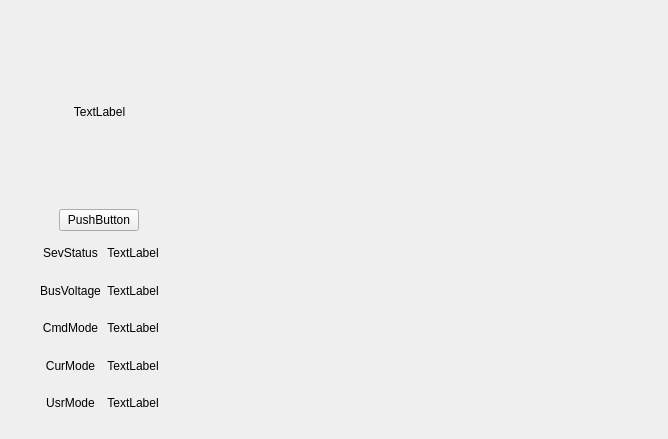
<?xml version="1.0" encoding="UTF-8"?>
<ui version="4.0">
 <class>GraphStatus129</class>
 <widget class="QWidget" name="GraphStatus129">
  <property name="geometry">
   <rect>
    <x>0</x>
    <y>0</y>
    <width>668</width>
    <height>439</height>
   </rect>
  </property>
  <property name="windowTitle">
   <string>Form</string>
  </property>
  <property name="styleSheet">
   <string notr="true"/>
  </property>
  <layout class="QHBoxLayout" name="horizontalLayout" stretch="2,5">
   <property name="spacing">
    <number>30</number>
   </property>
   <item>
    <widget class="QWidget" name="widget_statusInfo" native="true">
     <layout class="QVBoxLayout" name="verticalLayout_statusInfo">
      <item>
       <widget class="QLabel" name="label_statusIcon">
        <property name="text">
         <string>TextLabel</string>
        </property>
        <property name="alignment">
         <set>Qt::AlignCenter</set>
        </property>
       </widget>
      </item>
      <item>
       <layout class="QHBoxLayout" name="horizontalLayout_2">
        <item>
         <spacer name="horizontalSpacer">
          <property name="orientation">
           <enum>Qt::Horizontal</enum>
          </property>
          <property name="sizeHint" stdset="0">
           <size>
            <width>40</width>
            <height>20</height>
           </size>
          </property>
         </spacer>
        </item>
        <item>
         <widget class="QPushButton" name="btn_statusClearAlarm">
          <property name="text">
           <string>PushButton</string>
          </property>
         </widget>
        </item>
        <item>
         <spacer name="horizontalSpacer_2">
          <property name="orientation">
           <enum>Qt::Horizontal</enum>
          </property>
          <property name="sizeHint" stdset="0">
           <size>
            <width>40</width>
            <height>20</height>
           </size>
          </property>
         </spacer>
        </item>
       </layout>
      </item>
      <item>
       <layout class="QGridLayout" name="gridLayout">
        <property name="leftMargin">
         <number>20</number>
        </property>
        <property name="rightMargin">
         <number>20</number>
        </property>
        <item row="0" column="0">
         <widget class="QLabel" name="label_statusSevSta">
          <property name="text">
           <string>SevStatus</string>
          </property>
          <property name="alignment">
           <set>Qt::AlignCenter</set>
          </property>
         </widget>
        </item>
        <item row="0" column="1">
         <widget class="QLabel" name="label_statusValue_sevStatus">
          <property name="text">
           <string>TextLabel</string>
          </property>
          <property name="alignment">
           <set>Qt::AlignCenter</set>
          </property>
         </widget>
        </item>
        <item row="1" column="0">
         <widget class="QLabel" name="label_statusBusVoltage">
          <property name="text">
           <string>BusVoltage</string>
          </property>
          <property name="alignment">
           <set>Qt::AlignCenter</set>
          </property>
         </widget>
        </item>
        <item row="1" column="1">
         <widget class="QLabel" name="label_statusValue_busVol">
          <property name="text">
           <string>TextLabel</string>
          </property>
          <property name="alignment">
           <set>Qt::AlignCenter</set>
          </property>
         </widget>
        </item>
        <item row="2" column="0">
         <widget class="QLabel" name="label_statusCmdMode">
          <property name="text">
           <string>CmdMode</string>
          </property>
          <property name="alignment">
           <set>Qt::AlignCenter</set>
          </property>
         </widget>
        </item>
        <item row="2" column="1">
         <widget class="QLabel" name="label_statusValue_cmdMode">
          <property name="text">
           <string>TextLabel</string>
          </property>
          <property name="alignment">
           <set>Qt::AlignCenter</set>
          </property>
         </widget>
        </item>
        <item row="3" column="0">
         <widget class="QLabel" name="label_statusCurMode">
          <property name="text">
           <string>CurMode</string>
          </property>
          <property name="alignment">
           <set>Qt::AlignCenter</set>
          </property>
         </widget>
        </item>
        <item row="3" column="1">
         <widget class="QLabel" name="label_statusValue_curMode">
          <property name="text">
           <string>TextLabel</string>
          </property>
          <property name="alignment">
           <set>Qt::AlignCenter</set>
          </property>
         </widget>
        </item>
        <item row="4" column="0">
         <widget class="QLabel" name="label_statusUsrMode">
          <property name="text">
           <string>UsrMode</string>
          </property>
          <property name="alignment">
           <set>Qt::AlignCenter</set>
          </property>
         </widget>
        </item>
        <item row="4" column="1">
         <widget class="QLabel" name="label_statusValue_usrMode">
          <property name="text">
           <string>TextLabel</string>
          </property>
          <property name="alignment">
           <set>Qt::AlignCenter</set>
          </property>
         </widget>
        </item>
       </layout>
      </item>
     </layout>
    </widget>
   </item>
   <item>
    <widget class="QWidget" name="widget_statusAlarm" native="true"/>
   </item>
  </layout>
 </widget>
 <resources/>
 <connections/>
</ui>
